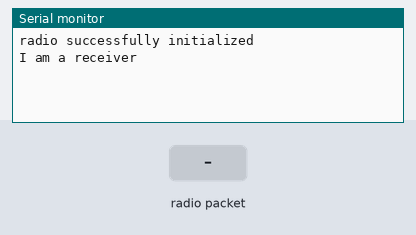
This sketch was run on a simulated Arduino Uno, built with avr-gcc and run on an emulated ATmega328P. Parts: the last lines printed to the serial monitor. Inputs (shaded band) come from the test bench. No radio packets arrive unless stated.

Above: at 1.2 s.
1.3 s: radio packet "1" arrives
At 1.9 s:
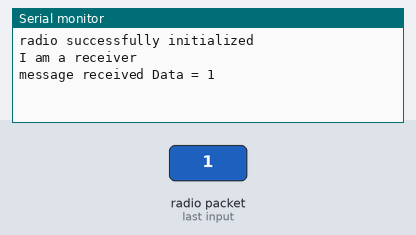
2.8 s: radio packet "0" arrives
At 4.0 s:
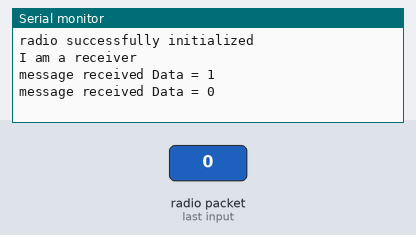
4.3 s: radio packet "2" arrives
At 5.4 s:
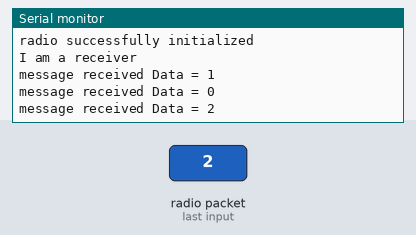

Measured:
- after the input at 1.3 s, the serial monitor: prints a new line at once (image 1)
- after the input at 2.8 s, the serial monitor: prints a new line at once (image 2)
- after the input at 4.3 s, the serial monitor: prints a new line at once (image 3)

The sketch:

receiver.ino
```cpp
// Common code

// Common pin usage
// Note there are additional pins unique to transmitter or receiver
//

// nRF24L01 uses SPI which is fixed on pins 11, 12, and 13.
// It also requires two other signals
// (CE = Chip Enable, CSN = Chip Select Not)
// Which can be any pins:

const int CEPIN = 9;
const int CSNPIN = 10;

// In summary,
// nRF 24L01 pin    Arduino pin   name
//          1                     GND
//          2                     3.3V
//          3             9       CE
//          4             10      CSN
//          5             13      SCLK
//          6             11      MOSI/COPI
//          7             12      MISO/CIPO

#include <SPI.h>
#include <nRF24L01.h>
#include <RF24.h>
RF24 radio(CEPIN, CSNPIN);  // CE, CSN

const byte addr = 0x76;
const int RF24_CHANNEL_NUMBER = 0;

// Do not make changes here
const byte xmtrAddress[] = { addr, addr, 0xC7, 0xE6, 0xCC };
const byte rcvrAddress[] = { addr, addr, 0xC7, 0xE6, 0x66 };

const int RF24_POWER_LEVEL = RF24_PA_LOW;

// global variables
uint8_t pipeNum;
unsigned int totalTransmitFailures = 0;

struct DataStruct {
  uint8_t servoBits;
  uint8_t neoPixelBits;
  uint8_t playbackControlBits;
};
DataStruct data;

char msg[10];

void setupRF24Common() {

  // RF24 setup
  if (!radio.begin()) {
    Serial.println(F("radio  initialization failed"));
    while (1)
      ;
  } else {
    Serial.println(F("radio successfully initialized"));
  }

  radio.setDataRate(RF24_250KBPS);
  radio.setChannel(RF24_CHANNEL_NUMBER);
  radio.setPALevel(RF24_POWER_LEVEL);
}

void rf24RecvData() {
    // If there is data, read it,
  // and do the needfull
  // Become a receiver
  radio.startListening();
  if (radio.available(&pipeNum)) {
    radio.read(&msg, sizeof(msg));
    Serial.print(F("message received Data = "));
    Serial.println(msg);
  }

}

void rf24SendData() {

  // The write() function will block
  // until the message is successfully acknowledged by the receiver
  // or the timeout/retransmit maxima are reached.
  int retval = radio.write(&msg, sizeof(msg));
//
//  Serial.print(F("Servo bits = "));
//  Serial.print(data.servoBits, BIN);
//  Serial.print(F(" NeoPixel bits = "));
//  Serial.print(data.neoPixelBits, BIN);
//  Serial.print(F(" Playback control bits = "));
//  Serial.print(data.playbackControlBits, BIN);
//
//  Serial.print(F(" ... "));
  if (retval) {
    Serial.println(F("success"));
  } else {
    totalTransmitFailures++;
    Serial.print(F("failure, total failures = "));
    Serial.println(totalTransmitFailures);
  }
}


// Receiver Code

void setup() {
  Serial.begin(9600);

  setupRF24receiver();

}
void setupRF24receiver() {
  setupRF24Common();
  // Set us as a receiver
  radio.openWritingPipe(rcvrAddress);
  radio.openReadingPipe(1, xmtrAddress);
  // radio.printPrettyDetails();
  Serial.println(F("I am a receiver"));
}

void loop() {
  rf24RecvData();


//    Serial.print(F(" NeoPixel bits = "));
//    Serial.print(data.neoPixelBits, BIN);
//    Serial.print(F(" Playback control bits = "));
//    Serial.println(data.playbackControlBits, BIN);


}  // end of loop()
// end of receiver code
```
